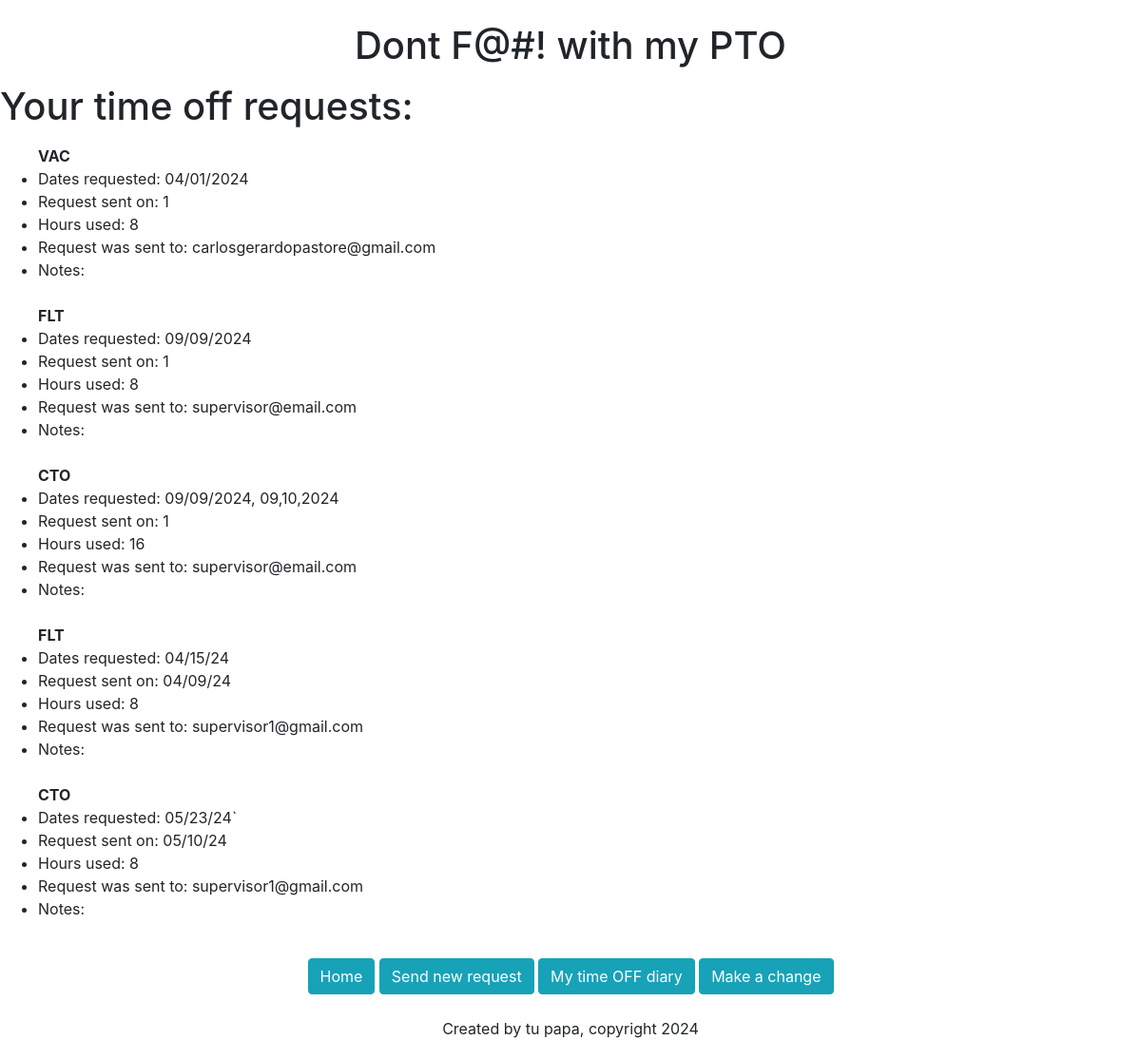
The app's page /req, older data.
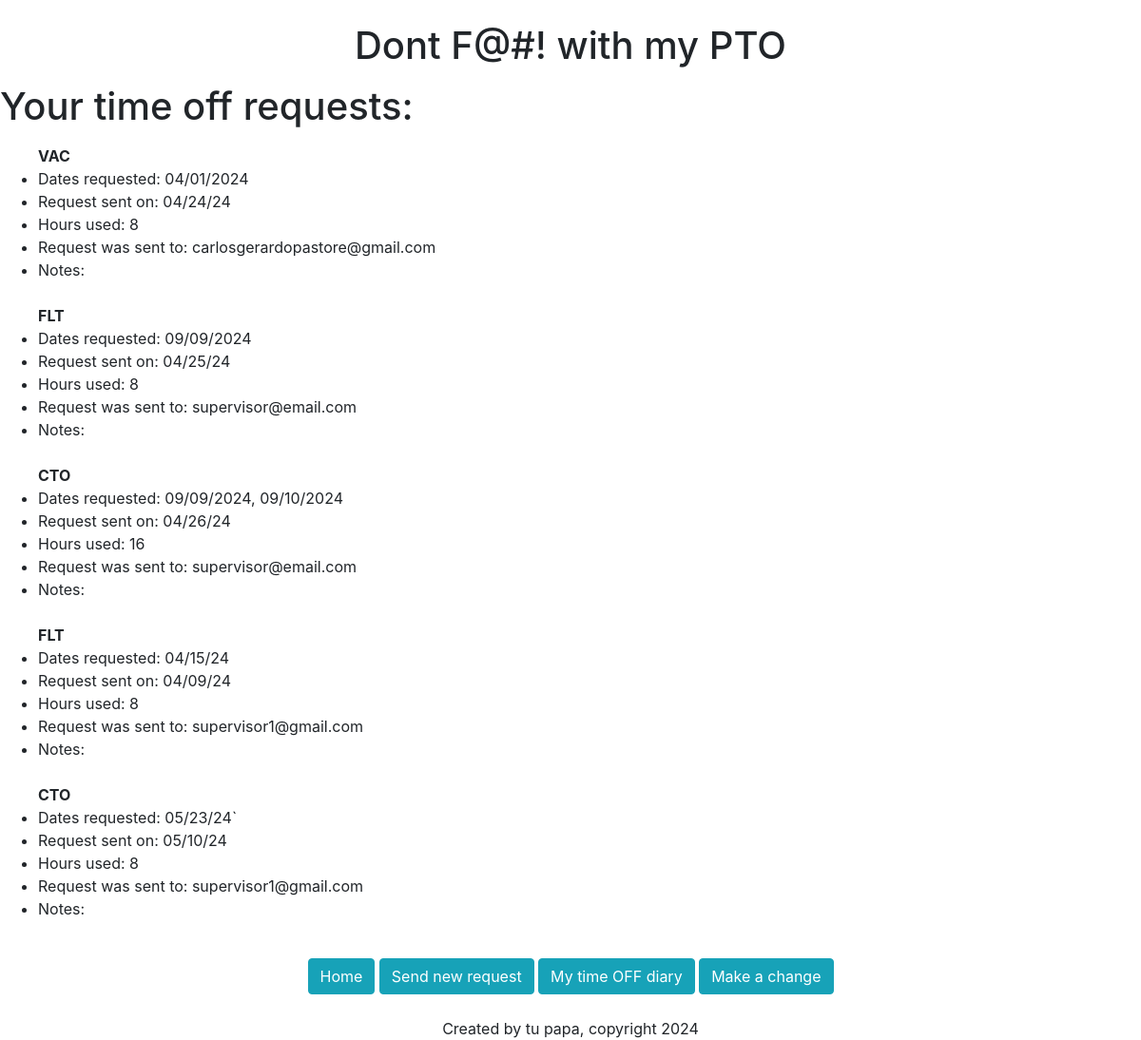
The same page, newer data.
### track/models.py (models this page shows)
class pto_request(models.Model):
    pto = models.ForeignKey(pto_type, blank = True, null = True, on_delete = models.CASCADE)
    pto_type = models.CharField('What are you using: ', max_length = 3)
    was_sent = models.CharField('This request was sent on: ', max_length = 8, null = True)
    date_requested = models.CharField('For what dates (MM/DD/YY): ', max_length = 120)
    hours_used = models.CharField('Total hours requested: ', max_length = 2)
    send_to = models.CharField('supervisorsemail@email1.com, supervisorsemail@email2.com', max_length = 30, null = True)
    notes = models.CharField('Notes', max_length = 120, blank = True)
    def __str__(self):
        return self.pto_type

### track/views.py (the view)
# urls.py: path('req', views.req, name = 'req'),
def req(request):
    request_list = pto_request.objects.all()
    return render(request, "track/request_list.html", {'request_list' : request_list})

### track/templates/track/request_list.html
{% extends 'track/base.html' %}
{% block content %}
    <p>
        <h1>Your time off requests:</h1>
    </p>
    <ul>
    {% for request in request_list %}
        <strong>{{ request }}</strong>
        <li>Dates requested: {{ request.date_requested }}</li>
        <li>Request sent on: {{ request.was_sent }}</li>
        <li>Hours used: {{ request.hours_used }}</li>
        <li>Request was sent to: {{ request.send_to }}</li>
        <li>Notes: {{ request.notes }}</li>
        <br/>
    {% endfor %}
    </ul>
{% endblock %}

Row changes from the older to the newer data that the page shows:
changed pto_request "VAC": was_sent "1" → "04/24/24"
changed pto_request (number 2 of 5 on the later page): was_sent "1" → "04/25/24"
changed pto_request (number 3 of 5 on the later page): date_requested "09/09/2024, 09,10,2024" → "09/09/2024, 09/10/2024"; was_sent "1" → "04/26/24"
